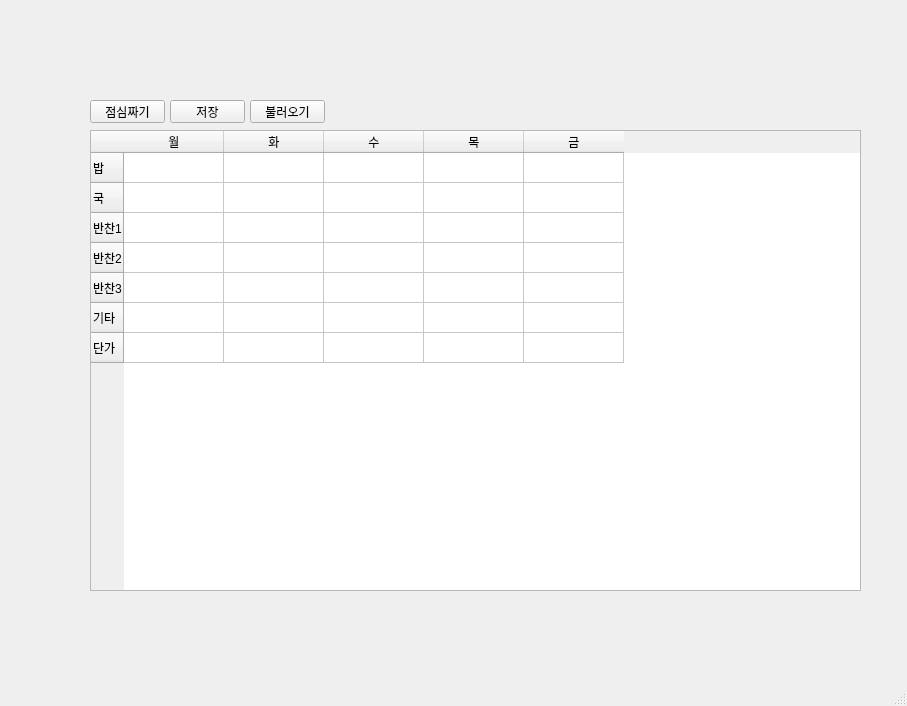
<?xml version="1.0" encoding="UTF-8"?>
<ui version="4.0">
 <class>MainWindow</class>
 <widget class="QMainWindow" name="MainWindow">
  <property name="geometry">
   <rect>
    <x>0</x>
    <y>0</y>
    <width>907</width>
    <height>706</height>
   </rect>
  </property>
  <property name="windowTitle">
   <string>MainWindow</string>
  </property>
  <widget class="QWidget" name="centralwidget">
   <widget class="QTableWidget" name="tableWidget">
    <property name="geometry">
     <rect>
      <x>90</x>
      <y>130</y>
      <width>771</width>
      <height>461</height>
     </rect>
    </property>
    <row>
     <property name="text">
      <string>밥</string>
     </property>
    </row>
    <row>
     <property name="text">
      <string>국</string>
     </property>
    </row>
    <row>
     <property name="text">
      <string>반찬1</string>
     </property>
    </row>
    <row>
     <property name="text">
      <string>반찬2</string>
     </property>
    </row>
    <row>
     <property name="text">
      <string>반찬3</string>
     </property>
    </row>
    <row>
     <property name="text">
      <string>기타</string>
     </property>
    </row>
    <row>
     <property name="text">
      <string>단가</string>
     </property>
    </row>
    <column>
     <property name="text">
      <string>월</string>
     </property>
    </column>
    <column>
     <property name="text">
      <string>화</string>
     </property>
    </column>
    <column>
     <property name="text">
      <string>수</string>
     </property>
    </column>
    <column>
     <property name="text">
      <string>목</string>
     </property>
    </column>
    <column>
     <property name="text">
      <string>금</string>
     </property>
    </column>
   </widget>
   <widget class="QPushButton" name="pushButton">
    <property name="geometry">
     <rect>
      <x>90</x>
      <y>100</y>
      <width>75</width>
      <height>23</height>
     </rect>
    </property>
    <property name="text">
     <string>점심짜기</string>
    </property>
   </widget>
   <widget class="QPushButton" name="pushButton_2">
    <property name="geometry">
     <rect>
      <x>170</x>
      <y>100</y>
      <width>75</width>
      <height>23</height>
     </rect>
    </property>
    <property name="text">
     <string>저장</string>
    </property>
   </widget>
   <widget class="QPushButton" name="pushButton_3">
    <property name="geometry">
     <rect>
      <x>250</x>
      <y>100</y>
      <width>75</width>
      <height>23</height>
     </rect>
    </property>
    <property name="text">
     <string>불러오기</string>
    </property>
   </widget>
  </widget>
  <widget class="QMenuBar" name="menubar">
   <property name="geometry">
    <rect>
     <x>0</x>
     <y>0</y>
     <width>907</width>
     <height>21</height>
    </rect>
   </property>
  </widget>
  <widget class="QStatusBar" name="statusbar"/>
 </widget>
 <resources/>
 <connections/>
</ui>
